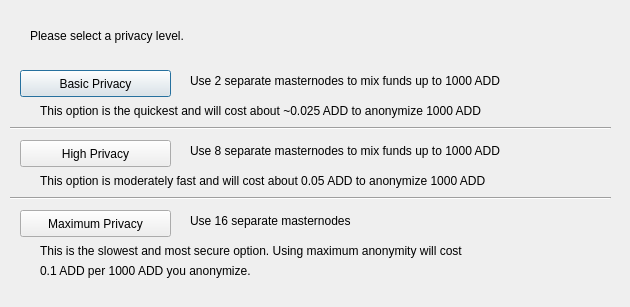
<?xml version="1.0" encoding="UTF-8"?>
<ui version="4.0">
 <class>DarksendConfig</class>
 <widget class="QDialog" name="DarksendConfig">
  <property name="geometry">
   <rect>
    <x>0</x>
    <y>0</y>
    <width>630</width>
    <height>307</height>
   </rect>
  </property>
  <property name="windowTitle">
   <string>Configure PrivateSend</string>
  </property>
  <widget class="QPushButton" name="buttonBasic">
   <property name="geometry">
    <rect>
     <x>20</x>
     <y>70</y>
     <width>151</width>
     <height>27</height>
    </rect>
   </property>
   <property name="text">
    <string>Basic Privacy</string>
   </property>
  </widget>
  <widget class="QPushButton" name="buttonHigh">
   <property name="geometry">
    <rect>
     <x>20</x>
     <y>140</y>
     <width>151</width>
     <height>27</height>
    </rect>
   </property>
   <property name="text">
    <string>High Privacy</string>
   </property>
  </widget>
  <widget class="QPushButton" name="buttonMax">
   <property name="geometry">
    <rect>
     <x>20</x>
     <y>210</y>
     <width>151</width>
     <height>27</height>
    </rect>
   </property>
   <property name="text">
    <string>Maximum Privacy</string>
   </property>
  </widget>
  <widget class="QLabel" name="label">
   <property name="geometry">
    <rect>
     <x>30</x>
     <y>20</y>
     <width>571</width>
     <height>31</height>
    </rect>
   </property>
   <property name="text">
    <string>Please select a privacy level.</string>
   </property>
  </widget>
  <widget class="QLabel" name="label_2">
   <property name="geometry">
    <rect>
     <x>190</x>
     <y>70</y>
     <width>421</width>
     <height>21</height>
    </rect>
   </property>
   <property name="text">
    <string>Use 2 separate masternodes to mix funds up to 1000 ADD</string>
   </property>
  </widget>
  <widget class="QLabel" name="label_3">
   <property name="geometry">
    <rect>
     <x>190</x>
     <y>140</y>
     <width>411</width>
     <height>21</height>
    </rect>
   </property>
   <property name="text">
    <string>Use 8 separate masternodes to mix funds up to 1000 ADD</string>
   </property>
  </widget>
  <widget class="QLabel" name="label_4">
   <property name="geometry">
    <rect>
     <x>190</x>
     <y>210</y>
     <width>421</width>
     <height>21</height>
    </rect>
   </property>
   <property name="text">
    <string>Use 16 separate masternodes</string>
   </property>
  </widget>
  <widget class="QLabel" name="label_6">
   <property name="geometry">
    <rect>
     <x>40</x>
     <y>100</y>
     <width>561</width>
     <height>21</height>
    </rect>
   </property>
   <property name="text">
    <string>This option is the quickest and will cost about ~0.025 ADD to anonymize 1000 ADD</string>
   </property>
  </widget>
  <widget class="QLabel" name="label_7">
   <property name="geometry">
    <rect>
     <x>40</x>
     <y>170</y>
     <width>561</width>
     <height>21</height>
    </rect>
   </property>
   <property name="text">
    <string>This option is moderately fast and will cost about 0.05 ADD to anonymize 1000 ADD</string>
   </property>
  </widget>
  <widget class="QLabel" name="label_8">
   <property name="geometry">
    <rect>
     <x>40</x>
     <y>240</y>
     <width>561</width>
     <height>21</height>
    </rect>
   </property>
   <property name="text">
    <string>This is the slowest and most secure option. Using maximum anonymity will cost</string>
   </property>
  </widget>
  <widget class="QLabel" name="label_9">
   <property name="geometry">
    <rect>
     <x>40</x>
     <y>260</y>
     <width>561</width>
     <height>21</height>
    </rect>
   </property>
   <property name="text">
    <string>0.1 ADD per 1000 ADD you anonymize.</string>
   </property>
  </widget>
  <widget class="Line" name="line">
   <property name="geometry">
    <rect>
     <x>10</x>
     <y>120</y>
     <width>601</width>
     <height>16</height>
    </rect>
   </property>
   <property name="orientation">
    <enum>Qt::Horizontal</enum>
   </property>
  </widget>
  <widget class="Line" name="line_2">
   <property name="geometry">
    <rect>
     <x>10</x>
     <y>190</y>
     <width>601</width>
     <height>16</height>
    </rect>
   </property>
   <property name="orientation">
    <enum>Qt::Horizontal</enum>
   </property>
  </widget>
 </widget>
 <resources/>
 <connections/>
</ui>
